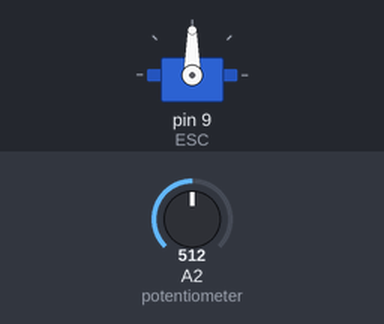
Recording of a sketch running on a simulated Arduino Uno, built with avr-gcc and run on an emulated ATmega328P. Parts: servo. Inputs (shaded band) come from the test bench; at power-on: A2 (potentiometer) = 512.

Above: at 1.2 s.
1.3 s: A2 (potentiometer) set to 716
At 1.6 s:
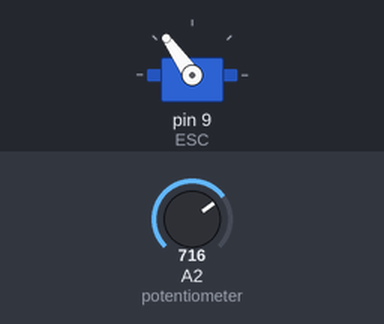
2.8 s: A2 (potentiometer) set to 900
At 3.9 s:
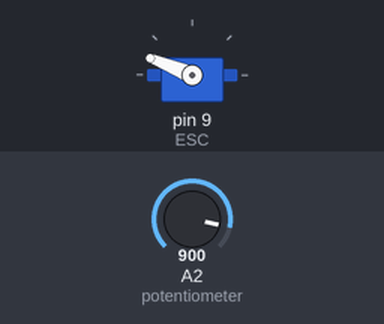
4.3 s: A2 (potentiometer) set to 1023
At 5.1 s:
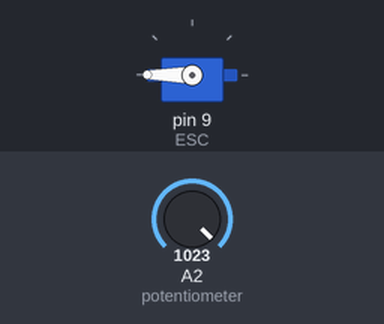
5.8 s: A2 (potentiometer) set to 306
At 6.2 s:
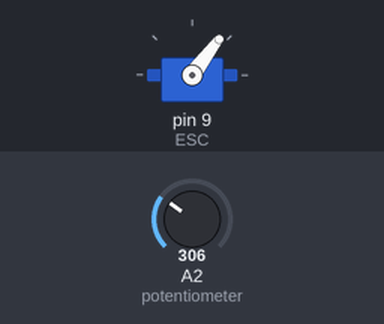
7.3 s: A2 (potentiometer) set to 122
At 8.5 s:
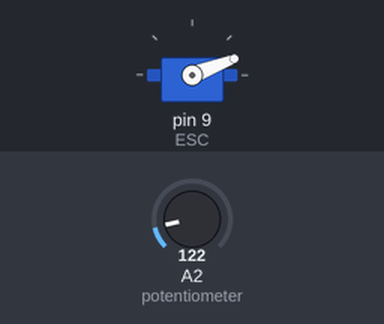
Timing chart, 0 to 9.8 s (numbered marks = the images above; inputs shaded):
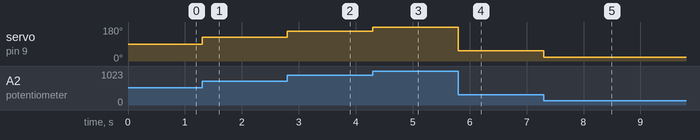

The sketch:

esctester1.ino
```cpp
/*
        Arduino Brushless Motor Control
     by Dejan, https://howtomechatronics.com
*/

#include <Servo.h>

Servo ESC;     // create servo object to control the ESC

int potValue;  // value from the analog pin

void setup() {
  // Attach the ESC on pin 9
  ESC.attach(9,1000,2000); // (pin, min pulse width, max pulse width in microseconds)
}

void loop() {
  potValue = analogRead(A2);   // reads the value of the potentiometer (value between 0 and 1023)
  potValue = map(potValue, 0, 1023, 0, 180);   // scale it to use it with the servo library (value between 0 and 180)
  ESC.write(potValue);    // Send the signal to the ESC
}
```

Measured:
- after the input at 1.3 s, servo on pin 9 (ESC): 90° → 125° at once
- after the input at 2.8 s, servo on pin 9 (ESC): 125° → 158° at once
- after the input at 4.3 s, servo on pin 9 (ESC): 158° → 180° at once
- after the input at 5.8 s, servo on pin 9 (ESC): 180° → 53° at once
- after the input at 7.3 s, servo on pin 9 (ESC): 53° → 21° at once
